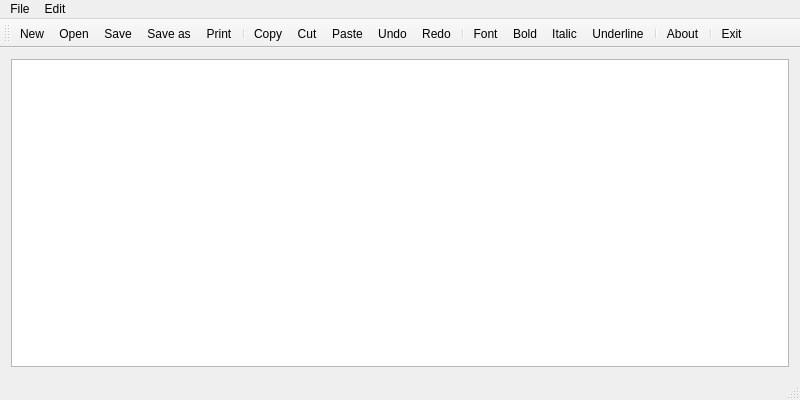
<?xml version="1.0" encoding="UTF-8"?>
<ui version="4.0">
 <class>Notepad</class>
 <widget class="QMainWindow" name="Notepad">
  <property name="geometry">
   <rect>
    <x>0</x>
    <y>0</y>
    <width>800</width>
    <height>400</height>
   </rect>
  </property>
  <property name="windowTitle">
   <string>Notepad</string>
  </property>
  <widget class="QWidget" name="centralWidget">
   <layout class="QVBoxLayout" name="verticalLayout">
    <item>
     <widget class="QTextEdit" name="textEdit"/>
    </item>
   </layout>
  </widget>
  <widget class="QMenuBar" name="menuBar">
   <property name="geometry">
    <rect>
     <x>0</x>
     <y>0</y>
     <width>800</width>
     <height>25</height>
    </rect>
   </property>
   <widget class="QMenu" name="menuFile">
    <property name="title">
     <string>File</string>
    </property>
    <addaction name="actionNew"/>
    <addaction name="actionOpen"/>
    <addaction name="actionSave"/>
    <addaction name="actionSaveAs"/>
    <addaction name="actionPrint"/>
    <addaction name="separator"/>
    <addaction name="actionExit"/>
   </widget>
   <widget class="QMenu" name="menuEdit">
    <property name="title">
     <string>Edit</string>
    </property>
    <addaction name="actionCopy"/>
    <addaction name="actionCut"/>
    <addaction name="actionPaste"/>
    <addaction name="separator"/>
    <addaction name="actionUndo"/>
    <addaction name="actionRedo"/>
    <addaction name="actionSelectFont"/>
   </widget>
   <addaction name="menuFile"/>
   <addaction name="menuEdit"/>
  </widget>
  <widget class="QToolBar" name="mainToolBar">
   <attribute name="toolBarArea">
    <enum>TopToolBarArea</enum>
   </attribute>
   <attribute name="toolBarBreak">
    <bool>false</bool>
   </attribute>
   <addaction name="actionNew"/>
   <addaction name="actionOpen"/>
   <addaction name="actionSave"/>
   <addaction name="actionSaveAs"/>
   <addaction name="actionPrint"/>
   <addaction name="separator"/>
   <addaction name="actionCopy"/>
   <addaction name="actionCut"/>
   <addaction name="actionPaste"/>
   <addaction name="actionUndo"/>
   <addaction name="actionRedo"/>
   <addaction name="separator"/>
   <addaction name="actionSelectFont"/>
   <addaction name="actionSetFontBold"/>
   <addaction name="actionSetFontItalic"/>
   <addaction name="actionSetFontUnderline"/>
   <addaction name="separator"/>
   <addaction name="actionAbout"/>
   <addaction name="separator"/>
   <addaction name="actionExit"/>
  </widget>
  <widget class="QStatusBar" name="statusBar"/>
  <action name="actionNew">
   <property name="icon">
    <iconset resource="notepad.qrc">
     <normaloff>:/images/new.png</normaloff>:/images/new.png</iconset>
   </property>
   <property name="text">
    <string>New</string>
   </property>
   <property name="toolTip">
    <string>New</string>
   </property>
   <property name="shortcut">
    <string>Ctrl+N</string>
   </property>
  </action>
  <action name="actionOpen">
   <property name="icon">
    <iconset resource="notepad.qrc">
     <normaloff>:/images/open.png</normaloff>:/images/open.png</iconset>
   </property>
   <property name="text">
    <string>Open</string>
   </property>
   <property name="toolTip">
    <string>Open</string>
   </property>
   <property name="shortcut">
    <string>Ctrl+O</string>
   </property>
  </action>
  <action name="actionSave">
   <property name="icon">
    <iconset resource="notepad.qrc">
     <normaloff>:/images/save.png</normaloff>:/images/save.png</iconset>
   </property>
   <property name="text">
    <string>Save</string>
   </property>
   <property name="toolTip">
    <string>Save</string>
   </property>
   <property name="shortcut">
    <string>Ctrl+S</string>
   </property>
  </action>
  <action name="actionSaveAs">
   <property name="icon">
    <iconset resource="notepad.qrc">
     <normaloff>:/images/save_as.png</normaloff>:/images/save_as.png</iconset>
   </property>
   <property name="text">
    <string>Save as</string>
   </property>
   <property name="toolTip">
    <string>Save as</string>
   </property>
   <property name="shortcut">
    <string>Alt+S</string>
   </property>
  </action>
  <action name="actionPrint">
   <property name="icon">
    <iconset resource="notepad.qrc">
     <normaloff>:/images/print.png</normaloff>:/images/print.png</iconset>
   </property>
   <property name="text">
    <string>Print</string>
   </property>
   <property name="toolTip">
    <string>Print</string>
   </property>
   <property name="shortcut">
    <string>Ctrl+P</string>
   </property>
  </action>
  <action name="actionExit">
   <property name="icon">
    <iconset theme="exit.png" resource="notepad.qrc">
     <normaloff>:/images/exit.png</normaloff>:/images/exit.png</iconset>
   </property>
   <property name="text">
    <string>Exit</string>
   </property>
   <property name="toolTip">
    <string>Exit</string>
   </property>
   <property name="shortcut">
   </property>
  </action>
  <action name="actionCopy">
   <property name="icon">
    <iconset resource="notepad.qrc">
     <normaloff>:/images/copy.png</normaloff>:/images/copy.png</iconset>
   </property>
   <property name="text">
    <string>Copy</string>
   </property>
   <property name="shortcut">
    <string>Ctrl+C</string>
   </property>
  </action>
  <action name="actionCut">
   <property name="icon">
    <iconset resource="notepad.qrc">
     <normaloff>:/images/cut.png</normaloff>:/images/cut.png</iconset>
   </property>
   <property name="text">
    <string>Cut</string>
   </property>
   <property name="shortcut">
    <string>Ctrl+X</string>
   </property>
  </action>
  <action name="actionPaste">
   <property name="icon">
    <iconset resource="notepad.qrc">
     <normaloff>:/images/paste.png</normaloff>:/images/paste.png</iconset>
   </property>
   <property name="text">
    <string>Paste</string>
   </property>
   <property name="shortcut">
    <string>Ctrl+V</string>
   </property>
  </action>
  <action name="actionUndo">
   <property name="icon">
    <iconset resource="notepad.qrc">
     <normaloff>:/images/edit_undo.png</normaloff>:/images/edit_undo.png</iconset>
   </property>
   <property name="text">
    <string>Undo</string>
   </property>
   <property name="shortcut">
    <string>Ctrl+Z</string>
   </property>
  </action>
  <action name="actionRedo">
   <property name="icon">
    <iconset resource="notepad.qrc">
     <normaloff>:/images/edit_redo.png</normaloff>:/images/edit_redo.png</iconset>
   </property>
   <property name="text">
    <string>Redo</string>
   </property>
   <property name="shortcut">
    <string>Ctrl+Y</string>
   </property>
  </action>
  <action name="actionSelectFont">
   <property name="icon">
    <iconset resource="notepad.qrc">
     <normaloff>:/images/font.png</normaloff>:/images/font.png</iconset>
   </property>
   <property name="text">
    <string>Font</string>
   </property>
   <property name="shortcut">
    <string>Ctrl+F</string>
   </property>
  </action>
  <action name="actionSetFontItalic">
   <property name="checkable">
    <bool>true</bool>
   </property>
   <property name="icon">
    <iconset resource="notepad.qrc">
     <normaloff>:/images/italic.png</normaloff>:/images/italic.png</iconset>
   </property>
   <property name="text">
    <string>Italic</string>
   </property>
   <property name="toolTip">
    <string>Italic</string>
   </property>
   <property name="shortcut">
    <string>Ctrl+I</string>
   </property>
  </action>
  <action name="actionSetFontBold">
   <property name="checkable">
    <bool>true</bool>
   </property>
   <property name="icon">
    <iconset resource="notepad.qrc">
     <normaloff>:/images/bold.png</normaloff>:/images/bold.png</iconset>
   </property>
   <property name="text">
    <string>Bold</string>
   </property>
   <property name="toolTip">
    <string>Bold</string>
   </property>
   <property name="shortcut">
    <string>Ctrl+B</string>
   </property>
  </action>
  <action name="actionSetFontUnderline">
   <property name="checkable">
    <bool>true</bool>
   </property>
   <property name="icon">
    <iconset resource="notepad.qrc">
     <normaloff>:/images/underline.png</normaloff>:/images/underline.png</iconset>
   </property>
   <property name="text">
    <string>Underline</string>
   </property>
   <property name="toolTip">
    <string>Underline</string>
   </property>
   <property name="shortcut">
    <string>Ctrl+U</string>
   </property>
  </action>
  <action name="actionAbout">
   <property name="icon">
    <iconset resource="notepad.qrc">
     <normaloff>:/images/info.png</normaloff>:/images/info.png</iconset>
   </property>
   <property name="text">
    <string>About</string>
   </property>
   <property name="toolTip">
    <string>About</string>
   </property>
  </action>
 </widget>
 <layoutdefault spacing="6" margin="11"/>
 <resources>
  <include location="notepad.qrc"/>
 </resources>
 <connections/>
</ui>
